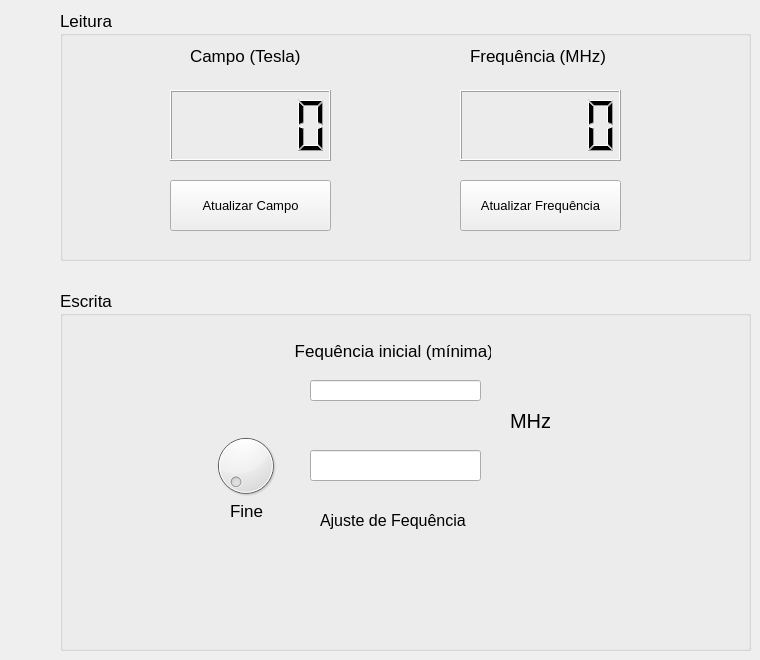
    <widget class="QWidget" name="tab_Leitura">
     <attribute name="icon">
      <iconset>
       <normaloff>../../../bobinona/imagens/Lupa2.png</normaloff>../../../bobinona/imagens/Lupa2.png</iconset>
     </attribute>
     <attribute name="title">
      <string>Teste</string>
     </attribute>
     <widget class="QGroupBox" name="groupBox_3">
      <property name="geometry">
       <rect>
        <x>60</x>
        <y>10</y>
        <width>691</width>
        <height>251</height>
       </rect>
      </property>
      <property name="font">
       <font>
        <pointsize>13</pointsize>
       </font>
      </property>
      <property name="title">
       <string>Leitura</string>
      </property>
      <widget class="QPushButton" name="pb_Atualizar_Freq">
       <property name="geometry">
        <rect>
         <x>400</x>
         <y>170</y>
         <width>161</width>
         <height>51</height>
        </rect>
       </property>
       <property name="font">
        <font>
         <pointsize>10</pointsize>
        </font>
       </property>
       <property name="text">
        <string>Atualizar Frequência</string>
       </property>
       <property name="icon">
        <iconset>
         <normaloff>../../../bobinona/imagens/1351621535_Refresh.png</normaloff>../../../bobinona/imagens/1351621535_Refresh.png</iconset>
       </property>
       <property name="iconSize">
        <size>
         <width>20</width>
         <height>20</height>
        </size>
       </property>
      </widget>
      <widget class="QPushButton" name="pb_Atualizar_Camp">
       <property name="geometry">
        <rect>
         <x>110</x>
         <y>170</y>
         <width>161</width>
         <height>51</height>
        </rect>
       </property>
       <property name="font">
        <font>
         <pointsize>10</pointsize>
        </font>
       </property>
       <property name="text">
        <string>Atualizar Campo</string>
       </property>
       <property name="icon">
        <iconset>
         <normaloff>../../../bobinona/imagens/1351621535_Refresh.png</normaloff>../../../bobinona/imagens/1351621535_Refresh.png</iconset>
       </property>
       <property name="iconSize">
        <size>
         <width>20</width>
         <height>20</height>
        </size>
       </property>
      </widget>
      <widget class="QLabel" name="label">
       <property name="geometry">
        <rect>
         <x>130</x>
         <y>30</y>
         <width>121</width>
         <height>31</height>
        </rect>
       </property>
       <property name="font">
        <font>
         <pointsize>13</pointsize>
        </font>
       </property>
       <property name="text">
        <string>Campo (Tesla)</string>
       </property>
      </widget>
      <widget class="QLCDNumber" name="lcd_Campo">
       <property name="geometry">
        <rect>
         <x>110</x>
         <y>80</y>
         <width>161</width>
         <height>71</height>
        </rect>
       </property>
      </widget>
      <widget class="QLCDNumber" name="lcd_Freq">
       <property name="geometry">
        <rect>
         <x>400</x>
         <y>80</y>
         <width>161</width>
         <height>71</height>
        </rect>
       </property>
      </widget>
      <widget class="QLabel" name="label_2">
       <property name="geometry">
        <rect>
         <x>410</x>
         <y>30</y>
         <width>141</width>
         <height>31</height>
        </rect>
       </property>
       <property name="font">
        <font>
         <pointsize>13</pointsize>
        </font>
       </property>
       <property name="text">
        <string>Frequência (MHz)</string>
       </property>
      </widget>
     </widget>
     <widget class="QGroupBox" name="groupBox_4">
      <property name="geometry">
       <rect>
        <x>60</x>
        <y>290</y>
        <width>691</width>
        <height>361</height>
       </rect>
      </property>
      <property name="font">
       <font>
        <pointsize>13</pointsize>
       </font>
      </property>
      <property name="title">
       <string>Escrita</string>
      </property>
      <widget class="QDial" name="dial">
       <property name="geometry">
        <rect>
         <x>150</x>
         <y>140</y>
         <width>71</width>
         <height>71</height>
        </rect>
       </property>
       <property name="maximum">
        <number>1000</number>
       </property>
       <property name="singleStep">
        <number>0</number>
       </property>
       <property name="pageStep">
        <number>10</number>
       </property>
       <property name="value">
        <number>0</number>
       </property>
       <property name="wrapping">
        <bool>false</bool>
       </property>
      </widget>
      <widget class="QLabel" name="label_9">
       <property name="geometry">
        <rect>
         <x>170</x>
         <y>210</y>
         <width>41</width>
         <height>21</height>
        </rect>
       </property>
       <property name="text">
        <string>Fine</string>
       </property>
      </widget>
      <widget class="QLineEdit" name="lineEdit_freq">
       <property name="geometry">
        <rect>
         <x>250</x>
         <y>160</y>
         <width>171</width>
         <height>31</height>
        </rect>
       </property>
       <property name="font">
        <font>
         <pointsize>15</pointsize>
        </font>
       </property>
       <property name="text">
        <string/>
       </property>
      </widget>
      <widget class="QLabel" name="label_10">
       <property name="geometry">
        <rect>
         <x>450</x>
         <y>110</y>
         <width>91</width>
         <height>41</height>
        </rect>
       </property>
       <property name="font">
        <font>
         <pointsize>15</pointsize>
        </font>
       </property>
       <property name="text">
        <string>MHz</string>
       </property>
      </widget>
      <widget class="QLabel" name="label_11">
       <property name="geometry">
        <rect>
         <x>260</x>
         <y>210</y>
         <width>201</width>
         <height>41</height>
        </rect>
       </property>
       <property name="font">
        <font>
         <pointsize>12</pointsize>
        </font>
       </property>
       <property name="text">
        <string>Ajuste de Fequência</string>
       </property>
      </widget>
      <widget class="QLabel" name="label_12">
       <property name="geometry">
        <rect>
         <x>230</x>
         <y>40</y>
         <width>201</width>
         <height>41</height>
        </rect>
       </property>
       <property name="font">
        <font>
         <pointsize>13</pointsize>
        </font>
       </property>
       <property name="text">
        <string> Fequência inicial (mínima):</string>
       </property>
      </widget>
      <widget class="QLineEdit" name="freq_inical">
       <property name="geometry">
        <rect>
         <x>250</x>
         <y>90</y>
         <width>171</width>
         <height>21</height>
        </rect>
       </property>
       <property name="font">
        <font>
         <pointsize>12</pointsize>
        </font>
       </property>
      </widget>
     </widget>
    </widget>
